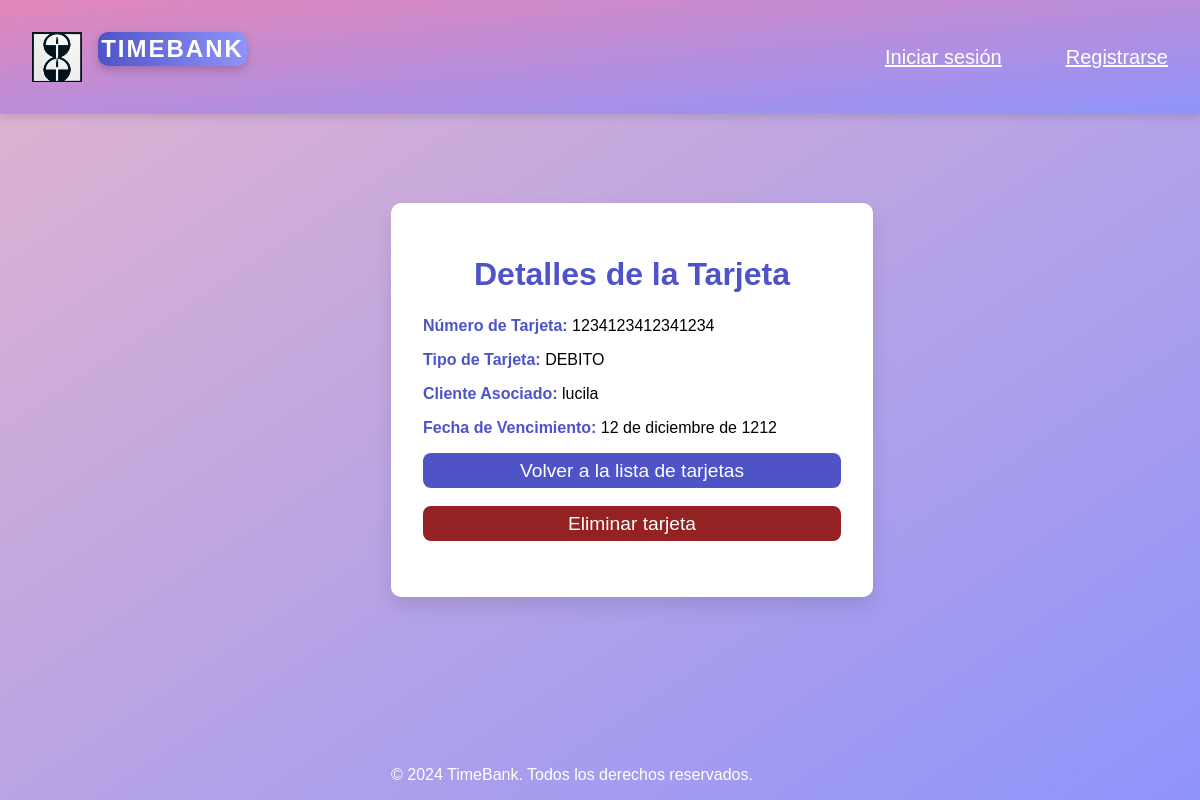
The page /tarjetas/4/ on the database its author committed.
### tarjetas/models.py (models this page shows, shortened)
class Tarjeta(models.Model):
    TIPO_CHOICES = [
        ('DEBITO', 'Débito'),
        ('CREDITO', 'Crédito'),
    ]
    numero = models.CharField(max_length=16, unique=True)  # Número de la tarjeta
    tipo = models.CharField(max_length=10, choices=TIPO_CHOICES, default='DEBITO')
    fecha_vencimiento = models.DateField()
    cliente = models.ForeignKey(User, on_delete=models.CASCADE, related_name='tarjetas')  # Relación con el cliente

### tarjetas/views.py (the view)
# urls.py: path('<int:id>/', views.detalle_tarjeta, name='detalle_tarjeta'),
def detalle_tarjeta(request, id):
    tarjeta = get_object_or_404(Tarjeta, id=id)
    return render(request, 'tarjetas/detalle_tarjeta.html', {'tarjeta': tarjeta})

### tarjetas/templates/tarjetas/detalle_tarjeta.html (shortened to what this page needs)
{% extends 'base/base.html' %}
{% block content %}
<div class="detalle-container">
    <h1>Detalles de la Tarjeta</h1>
    <p><strong>Número de Tarjeta:</strong> {{ tarjeta.numero }}</p>
    <p><strong>Tipo de Tarjeta:</strong> {{ tarjeta.tipo }}</p>
    <p><strong>Cliente Asociado:</strong> {{ tarjeta.cliente }}</p>
    <p><strong>Fecha de Vencimiento:</strong> {{ tarjeta.fecha_vencimiento }}</p>
    <a href="{% url 'tarjetas:listar_tarjetas' %}">
        <button class="btn-submit">Volver a la lista de tarjetas</button>
        </a>
        <br><br>
    <div class="form-group">
    <form method="POST" action="{% url 'tarjetas:eliminar_tarjeta' tarjeta.id %}">
        <button class="btn-delete" type="submit" onclick="return confirm('¿Estás seguro de que deseas eliminar esta tarjeta?')">Eliminar tarjeta</button>
    </form>   </div>
</div>
{% endblock %}

### static/css/styles.css (style rules this page uses)
body { font-family: 'Arial', sans-serif; background: linear-gradient(to bottom right, #e3b4ce, #8f94fb); color: rgb(0, 0, 0); margin: 0; padding: 0; display: flex; justify-content: center; align-items: center; min-height: 100vh; }
.btn-submit { padding: 0.4rem; border: none; background: #4e54c8; color: #fff; font-size: 1.2rem; border-radius: 8px; cursor: pointer; transition: background 0.3s ease; width: 100%; flex: 1 1 auto; }
.btn-delete { padding: 0.4rem; border: none; margin-bottom: 0; background: #952222; color: #fff; font-size: 1.2rem; border-radius: 8px; cursor: pointer; transition: background 0.3s ease; width: 100%; flex: 1 1 auto; }
.form-group { width: 100%; margin-bottom: 1.5rem; }
.detalle-container { width: 100%; max-width: 900px; padding: 2rem; background: #fff; border-radius: 10px; box-shadow: 0 10px 20px rgba(0, 0, 0, 0.1); text-align: center; text-align: left; animation: fadeIn 1s ease-in-out; }
h1 { font-size: 2rem; color: #4e54c8; margin-bottom: 1.5rem; text-align: center; }
strong { color: #4e54c8; }

### rows shown on the page
Tarjeta: numero "1234123412341234", tipo "DEBITO", cliente "lucila", fecha_vencimiento "12 de diciembre de 1212"
